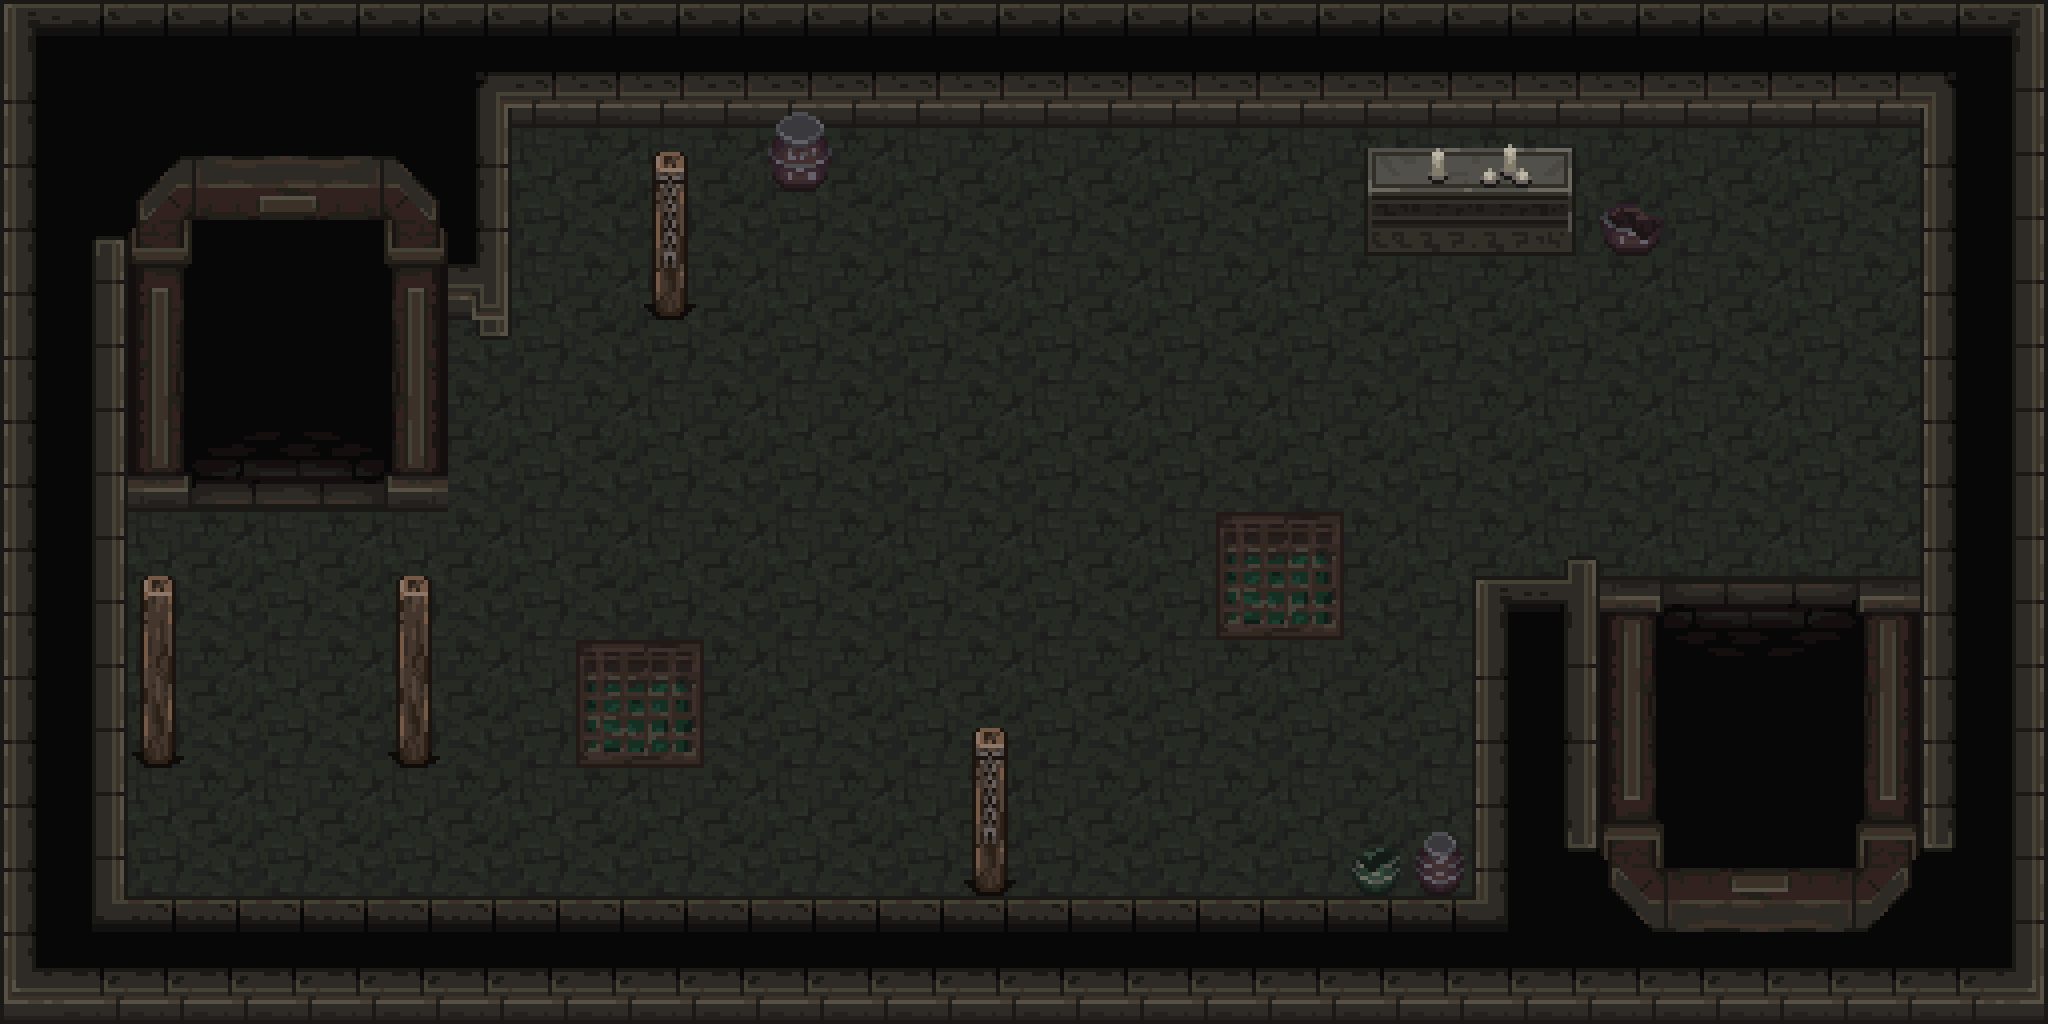

This game map was drawn from its Tiled (.tmx) file and the tilesets committed beside it. A one-line description and the full map source follow:
An orthogonal 32x16 tile map with 64x64 px tiles, 3 tile layers (Layer1, Layer2, Layer3), 2 tilesets and 15 objects (2x sniper).

<map version="1.8" tiledversion="1.8.4" orientation="orthogonal" renderorder="right-down" width="32" height="16" tilewidth="64" tileheight="64" infinite="0" nextlayerid="7" nextobjectid="19">
 <editorsettings>
  <export target="3.lua" format="lua" />
 </editorsettings>
 <tileset firstgid="1" name="decorative_RESIZED_64_64" tilewidth="64" tileheight="64" tilecount="256" columns="16">
  <image source="../images/tiles/decorative_RESIZED_64_64.png" width="1024" height="1024" />
 </tileset>
 <tileset firstgid="257" name="mainlevbuild_resized_64_64" tilewidth="64" tileheight="64" tilecount="2560" columns="64">
  <image source="../images/tiles/mainlevbuild_resized_64_64.png" width="4096" height="2560" />
 </tileset>
 <layer id="1" name="Layer1" width="32" height="16">
  <data encoding="csv">
1787,1788,1787,1788,1787,1788,1787,1788,1787,1788,1787,1788,1787,1788,1787,1788,1787,1788,1787,1788,1787,1788,1787,1788,1787,1788,1787,1788,1787,1788,1787,1788,
1851,1852,1851,1852,1851,1852,1851,1852,1851,1852,1851,1852,1851,1852,1851,1852,1851,1852,1851,1852,1851,1852,1851,1852,1851,1852,1851,1852,1851,1852,1851,1852,
1787,1788,1787,1788,1787,1788,1787,1788,1787,1788,1787,1788,1787,1788,1787,1788,1787,1788,1787,1788,1787,1788,1787,1788,1787,1788,1787,1788,1787,1788,1787,1788,
1851,1852,1851,1852,1851,1852,1851,1852,1851,1852,1851,1852,1851,1852,1851,1852,1851,1852,1851,1852,1851,1852,1851,1852,1851,1852,1851,1852,1851,1852,1851,1852,
1787,1788,1787,1788,1787,1788,1787,1788,1787,1788,1787,1788,1787,1788,1787,1788,1787,1788,1787,1788,1787,1788,1787,1788,1787,1788,1787,1788,1787,1788,1787,1788,
1851,1852,1851,1852,1851,1852,1851,1852,1851,1852,1851,1852,1851,1852,1851,1852,1851,1852,1851,1852,1851,1852,1851,1852,1851,1852,1851,1852,1851,1852,1851,1852,
1787,1788,1787,1788,1787,1788,1787,1788,1787,1788,1787,1788,1787,1788,1787,1788,1787,1788,1787,1788,1787,1788,1787,1788,1787,1788,1787,1788,1787,1788,1787,1788,
1851,1852,1851,1852,1851,1852,1851,1852,1851,1852,1851,1852,1851,1852,1851,1852,1851,1852,1851,1852,1851,1852,1851,1852,1851,1852,1851,1852,1851,1852,1851,1852,
1787,1788,1787,1788,1787,1788,1787,1788,1787,1788,1787,1788,1787,1788,1787,1788,1787,1788,1787,1788,1787,1788,1787,1788,1787,1788,1787,1788,1787,1788,1787,1788,
1851,1852,1851,1852,1851,1852,1851,1852,1851,1852,1851,1852,1851,1852,1851,1852,1851,1852,1851,1852,1851,1852,1851,1852,1851,1852,1851,1852,1851,1852,1851,1852,
1787,1788,1787,1788,1787,1788,1787,1788,1787,1788,1787,1788,1787,1788,1787,1788,1787,1788,1787,1788,1787,1788,1787,1788,1787,1788,1787,1788,1787,1788,1787,1788,
1851,1852,1851,1852,1851,1852,1851,1852,1851,1852,1851,1852,1851,1852,1851,1852,1851,1852,1851,1852,1851,1852,1851,1852,1851,1852,1851,1852,1851,1852,1851,1852,
1787,1788,1787,1788,1787,1788,1787,1788,1787,1788,1787,1788,1787,1788,1787,1788,1787,1788,1787,1788,1787,1788,1787,1788,1787,1788,1787,1788,1787,1788,1787,1788,
1851,1852,1851,1852,1851,1852,1851,1852,1851,1852,1851,1852,1851,1852,1851,1852,1851,1852,1851,1852,1851,1852,1851,1852,1851,1852,1851,1852,1851,1852,1851,1852,
1787,1788,1787,1788,1787,1788,1787,1788,1787,1788,1787,1788,1787,1788,1787,1788,1787,1788,1787,1788,1787,1788,1787,1788,1787,1788,1787,1788,1787,1788,1787,1788,
1851,1852,1851,1852,1851,1852,1851,1852,1851,1852,1851,1852,1851,1852,1851,1852,1851,1852,1851,1852,1851,1852,1851,1852,1851,1852,1851,1852,1851,1852,1851,1852
</data>
 </layer>
 <layer id="2" name="Layer2" width="32" height="16">
  <data encoding="csv">
451,454,454,454,454,454,454,454,454,454,454,454,454,454,454,454,454,454,454,454,454,454,454,454,454,454,454,454,454,454,454,466,
581,519,583,583,583,583,583,335,712,712,712,712,712,712,712,712,712,712,712,712,712,712,712,712,712,712,712,712,712,712,326,528,
581,519,0,0,0,0,0,594,0,0,20,0,0,0,0,0,0,0,0,0,0,97,98,98,99,0,0,0,0,0,581,528,
581,519,0,0,0,0,0,592,0,0,36,0,0,0,0,0,0,0,0,0,0,113,114,114,115,154,0,0,0,0,581,528,
581,530,0,0,0,0,0,720,0,0,52,0,0,0,0,0,0,0,0,0,0,0,0,0,0,0,0,0,0,0,581,528,
581,530,0,0,0,0,0,1073742224,0,0,0,0,0,0,0,0,0,0,0,0,0,0,0,0,0,0,0,0,0,0,581,528,
581,530,0,0,0,0,0,0,0,0,0,0,0,0,0,0,0,0,0,0,0,0,0,0,0,0,0,0,0,0,581,528,
581,530,0,0,0,0,0,0,0,0,0,0,0,0,0,0,0,0,0,0,0,0,0,0,0,0,0,0,0,0,581,528,
581,530,0,0,0,0,0,0,0,0,0,0,0,0,0,0,0,0,0,1632,1633,0,0,0,400,0,0,0,0,0,581,528,
581,530,21,0,0,0,21,0,0,0,0,0,0,0,0,0,0,0,0,1696,1697,0,0,451,464,0,0,0,0,0,581,528,
581,530,37,0,0,0,37,0,0,1632,1633,0,0,0,0,0,0,0,0,0,0,0,0,581,528,0,0,0,0,0,581,528,
581,530,53,0,0,0,53,0,0,1696,1697,0,0,0,0,20,0,0,0,0,0,0,0,581,592,0,0,0,0,0,581,528,
581,530,0,0,0,0,0,0,0,0,0,0,0,0,0,36,0,0,0,0,0,0,123,581,656,0,0,0,0,0,581,528,
581,530,0,0,0,0,0,0,0,0,0,0,0,0,0,52,0,0,0,0,0,203,139,581,654,0,0,0,0,0,654,528,
581,329,455,455,455,455,455,455,455,455,455,455,455,455,455,455,455,455,455,455,455,455,455,332,583,0,0,0,0,0,654,528,
707,710,710,710,710,710,710,710,710,710,710,710,710,710,710,710,710,710,710,710,710,710,710,710,710,710,710,710,710,710,710,722
</data>
 </layer>
 <layer id="3" name="Layer3" width="32" height="16">
  <data encoding="csv">
0,0,0,0,0,0,0,0,0,0,0,0,0,0,0,0,0,0,0,0,0,0,0,0,0,0,0,0,0,0,0,0,
0,0,0,0,0,0,0,0,0,0,0,0,122,0,0,0,0,0,0,0,0,0,0,0,0,0,0,0,0,0,0,0,
0,0,297,298,299,300,301,0,0,0,0,0,138,0,0,0,0,0,0,0,0,0,29,28,0,0,0,0,0,0,0,0,
0,2147484037,361,362,363,364,365,0,0,0,0,0,0,0,0,0,0,0,0,0,0,0,0,0,0,0,0,0,0,0,0,0,
0,0,425,426,427,428,429,0,0,0,0,0,0,0,0,0,0,0,0,0,0,0,0,0,0,0,0,0,0,0,0,0,
0,0,489,490,491,492,493,0,0,0,0,0,0,0,0,0,0,0,0,0,0,0,0,0,0,0,0,0,0,0,0,0,
0,0,553,554,555,556,557,0,0,0,0,0,0,0,0,0,0,0,0,0,0,0,0,0,0,0,0,0,0,0,0,0,
0,0,617,618,619,620,621,0,0,0,0,0,0,0,0,0,0,0,0,0,0,0,0,0,0,0,0,0,0,0,0,0,
0,0,0,0,0,0,0,0,0,0,0,0,0,0,0,0,0,0,0,0,0,0,0,0,0,0,0,0,0,0,0,0,
0,0,0,0,0,0,0,0,0,0,0,0,0,0,0,0,0,0,0,0,0,0,0,0,0,3221226093,3221226092,3221226091,3221226090,3221226089,0,0,
0,0,0,0,0,0,0,0,0,0,0,0,0,0,0,0,0,0,0,0,0,0,0,0,0,3221226029,3221226028,3221226027,3221226026,3221226025,0,0,
0,0,0,0,0,0,0,0,0,0,0,0,0,0,0,0,0,0,0,0,0,0,0,0,0,3221225965,3221225964,3221225963,3221225962,3221225961,0,0,
0,0,0,0,0,0,0,0,0,0,0,0,0,0,0,0,0,0,0,0,0,0,0,0,0,3221225901,3221225900,3221225899,3221225898,3221225897,0,0,
0,0,0,0,0,0,0,0,0,0,0,0,0,0,0,0,0,0,0,0,0,0,0,0,1073742224,3221225837,3221225836,3221225835,3221225834,3221225833,3221225872,0,
0,0,0,0,0,0,0,0,0,0,0,0,0,0,0,0,0,0,0,0,0,0,0,0,0,3221225773,3221225772,3221225771,3221225770,3221225769,0,0,
0,0,0,0,0,0,0,0,0,0,0,0,0,0,0,0,0,0,0,0,0,0,0,0,0,0,0,0,0,0,0,0
</data>
 </layer>
 <objectgroup id="4" name="Wall">
  <object id="3" x="1600" y="576" width="320" height="64" />
  <object id="4" x="1472" y="576" width="128" height="448" />
  <object id="5" x="1920" y="64" width="64" height="576" />
  <object id="6" x="512" y="64" width="1408" height="64" />
  <object id="7" x="448" y="64" width="64" height="256" />
  <object id="8" x="384" y="256" width="64" height="256" />
  <object id="9" x="128" y="256" width="64" height="256" />
  <object id="11" x="64" y="448" width="64" height="448" />
  <object id="12" x="0" y="896" width="1472" height="64" />
  <object id="13" x="1408" y="832" width="64" height="64" />
  <object id="15" x="1408" y="128" width="128" height="128" />
  <object id="16" x="768" y="128" width="64" height="64" />
 </objectgroup>
 <objectgroup id="5" name="Door">
  <object id="2" x="192" y="448" width="192" height="64" />
 </objectgroup>
 <objectgroup id="6" name="EnemySpawn">
  <object id="17" name="sniper" x="256" y="640">
   <point />
  </object>
  <object id="18" name="sniper" x="1024" y="448">
   <point />
  </object>
 </objectgroup>
</map>
